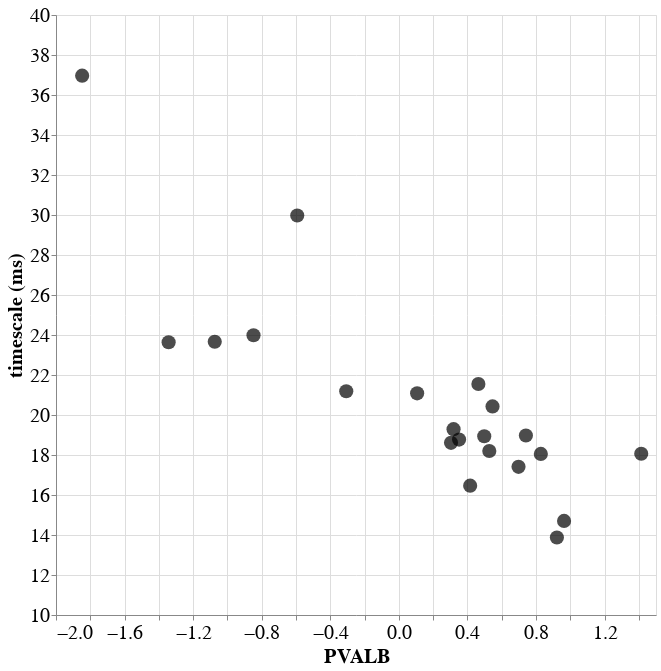

Notebook code for this chart:
### Code cell
# print('open to explore data!')
struct_query = 'PVALB'

# make temp dataframe because loading the whole thing in altair is slow af
df_query = pd.concat([df_macro['index'], df_macro['timescale (ms)'], df_macro[struct_query]], axis=1)
rho, pv = stats.spearmanr(df_macro['timescale (ms)'], df_macro[struct_query])

alt.Chart(df_query).mark_circle(size=200).encode(
    alt.X(struct_query, scale=alt.Scale(zero=False)),
    alt.Y('timescale (ms)', scale=alt.Scale(zero=False, domain=(10, 40))),
    color=alt.value('black'),
    tooltip=['index']
).properties(
    width=600,
    height=600
).configure_axis(
    labelFontSize=20,
    titleFontSize=20
).configure_title(fontSize=24).interactive()

### Figure 1 — Vega-Lite specification as saved in the notebook (floating-point values rounded to 4 significant figures)
{"$schema": "https://vega.github.io/schema/vega-lite/v4.8.1.json", "config": {"axis": {"labelFontSize": 20, "titleFontSize": 20}, "title": {"fontSize": 24}, "view": {"continuousHeight": 300, "continuousWidth": 400}}, "data": {"name": "data-0c24c940a531d49d4a553f18da809b0b"}, "datasets": {"data-0c24c940a531d49d4a553f18da809b0b": [{"PVALB": -1.074, "index": "ACC & mPFC", "timescale (ms)": 23.66}, {"PVALB": -0.307, "index": "Auditory Association", "timescale (ms)": 21.19}, {"PVALB": 0.9218, "index": "Dorsal Visual", "timescale (ms)": 13.87}, {"PVALB": 0.5464, "index": "Early Auditory", "timescale (ms)": 20.43}, {"PVALB": 1.414, "index": "Early Visual", "timescale (ms)": 18.06}, {"PVALB": 0.4639, "index": "Inferior Frontal", "timescale (ms)": 21.55}, {"PVALB": 0.5275, "index": "Inferior Parietal", "timescale (ms)": 18.2}, {"PVALB": -1.343, "index": "Insular", "timescale (ms)": 23.64}, {"PVALB": -0.8479, "index": "Lateral Temporal", "timescale (ms)": 23.99}, {"PVALB": -1.847, "index": "Medial Temporal", "timescale (ms)": 36.97}, {"PVALB": -0.5927, "index": "Orbital Frontal", "timescale (ms)": 29.97}, {"PVALB": 0.416, "index": "Paracentral & Mid Cingulate", "timescale (ms)": 16.47}, {"PVALB": 0.4981, "index": "Post Operculum", "timescale (ms)": 18.94}, {"PVALB": 0.1067, "index": "Posterior Cingulate", "timescale (ms)": 21.08}, {"PVALB": 0.8282, "index": "Premotor", "timescale (ms)": 18.06}, {"PVALB": 0.9636, "index": "Sensorimotor", "timescale (ms)": 14.7}, {"PVALB": 0.698, "index": "Superior Parietal", "timescale (ms)": 17.41}, {"PVALB": 0.3043, "index": "Temporal-Parietal-Occipital Junction", "timescale (ms)": 18.61}, {"PVALB": 0.3512, "index": "Ventral Visual", "timescale (ms)": 18.77}, {"PVALB": 0.7411, "index": "Visual (TPO)", "timescale (ms)": 18.98}, {"PVALB": 0.319, "index": "dlPFC", "timescale (ms)": 19.29}]}, "encoding": {"color": {"value": "black"}, "tooltip": [{"field": "index", "type": "nominal"}], "x": {"field": "PVALB", "scale": {"zero": false}, "type": "quantitative"}, "y": {"field": "timescale (ms)", "scale": {"domain": [10, 40], "zero": false}, "type": "quantitative"}}, "height": 600, "mark": {"size": 200, "type": "circle"}, "selection": {"selector001": {"bind": "scales", "encodings": ["x", "y"], "type": "interval"}}, "width": 600}
